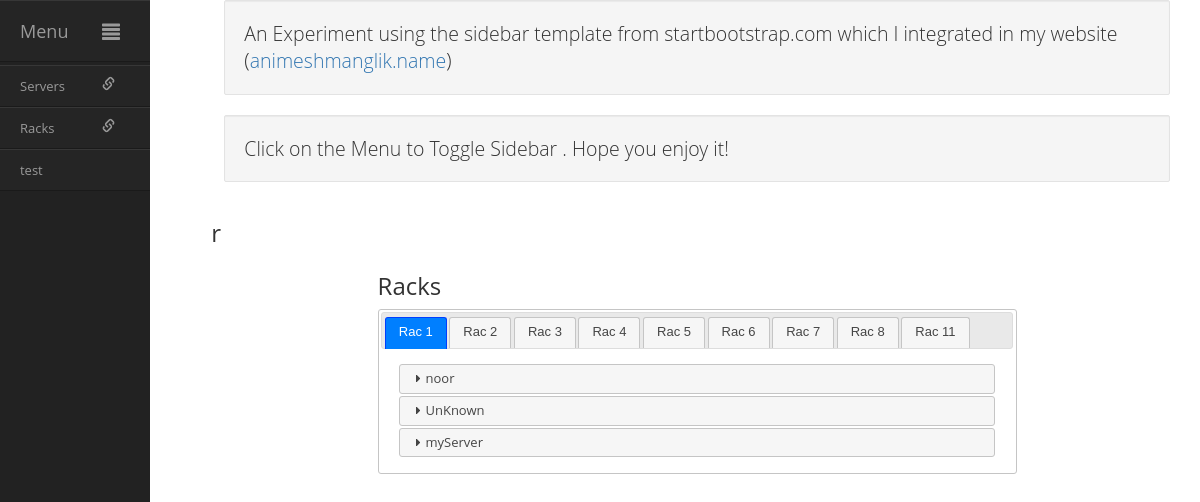
The app's page /index, older data.
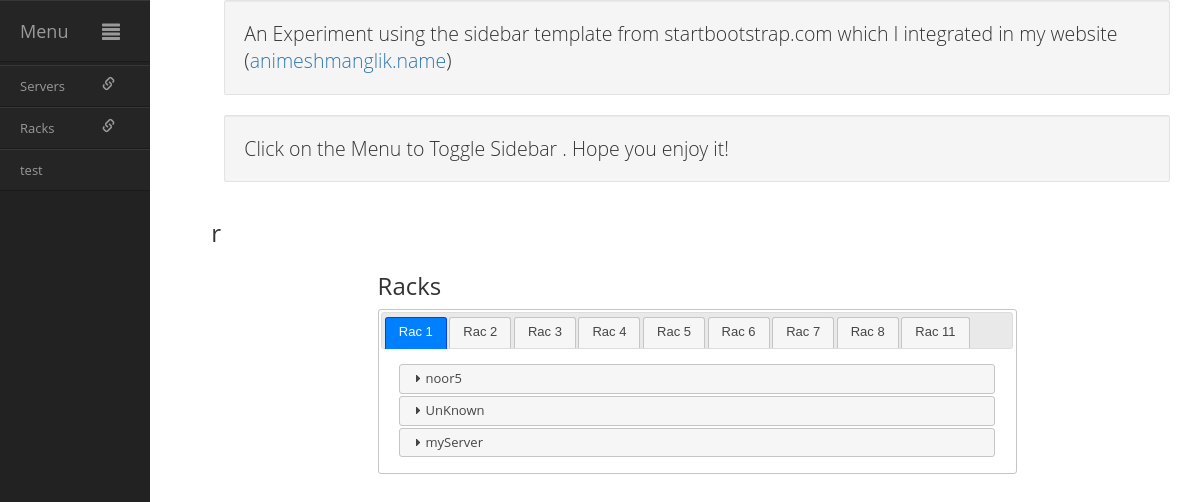
The same page, newer data.
### blogs/models.py (models this page shows, shortened)
class Server(models.Model):
    typeChoices = (
        ('A', 'A'),
        ('B', 'B'),
        ('C', 'C'),
    )
    name=models.CharField(max_length=30,primary_key=True,default='UnKnown',validators=[validate_server])
    Type = models.CharField(max_length=1, choices = typeChoices)
    RAM = models.CharField(max_length=30)
    Core = models.PositiveSmallIntegerField()
    Storage = models.CharField(max_length=30)
    RackNum = models.ForeignKey('Rack', related_name='racs')

### blogs/views.py (the view)
# urls.py: url(r'^index$', 'blogs.views.oldIndexView', name='index'),
def oldIndexView(request):
    RacksObjects=Rack.objects.all()
    RacksNumbers=[]
    RackServers = []
    MacNumbers=Mac.objects.all()
    for R in RacksObjects:
        RackServers.append(Server.objects.filter(RackNum=R.RackNum))
        RacksNumbers.append(R.RackNum)
    RacksNumbers.sort()
    context = {
        'RacksNum': RacksNumbers,
        'Racks':RackServers,
        'MacNumbers':MacNumbers
    }
    return render(request, 'oldIndex.html',context)

### blogs/templates/oldIndex.html (shortened to what this page needs)
<!doctype html>
{% load staticfiles %}
<html lang="en">
<head>
    <link rel="stylesheet" type="text/css" media="screen" href="{% static 'css/bootstrap.min.css' %}">
    <link rel="stylesheet" href="//code.jquery.com/ui/1.12.1/themes/base/jquery-ui.css">
</head>
<body>
    <div class="container">
        <div class="row">
            <div class="col-sm-2">
                <div id="wrapper" class="active">
                    <div id="sidebar-wrapper">
                        <ul id="sidebar_menu" class="sidebar-nav">
                           <li class="sidebar-brand"><a id="menu-toggle" href="#">Menu<span id="main_icon" class="glyphicon glyphicon-align-justify"></span></a></li>
                        </ul>
                        <ul class="sidebar-nav" id="sidebar">
                            <li><a>Servers<span class="sub_icon glyphicon glyphicon-link"></span></a></li>
                            <li><a href="#rac">Racks<span class="sub_icon glyphicon glyphicon-link"></span></a></li>
                            <li><a>test</a></li>
                        </ul>
                    </div>
                </div>
            </div>
            <div class="col-sm-10">
                    <div id="page-content-wrapper" class="row">
                        <div class="page-content inset">
                            <div class="row">
                                <div class="col-md-12">
                                    <p class="well lead">An Experiment using the sidebar template from startbootstrap.com which I integrated in my website (<a href="http://animeshmanglik.name">animeshmanglik.name</a>)</p>
                                    <p class="well lead">Click on the Menu to Toggle Sidebar . Hope you enjoy it!</p>
                                </div>
                            </div>
                        </div>
                      </div>
                <div class="row">
                    <h1 id="rac">r</h1>
                    <div class="row">
                        <div class="col-sm-8 col-sm-offset-2" >
                            <h1>Racks</h1>
                            <div id="tabs">
                                <ul>
                                    {% for RackNum in RacksNum %}
                                        <li><a href="#tab{{RackNum}}">Rac {{RackNum}}</a></li>
                                    {% endfor %}
                                </ul>
                                {% for RackNum in RacksNum %}
                                    <div id="tab{{RackNum}}">
                                        {% for Rack in Racks %}
                                            <div id="accordion" class="accordion">
                                                {% for server in Rack %}
                                                    {% if server.RackNum.RackNum ==  RackNum %}
                                                        <h3>{{server.name}}</h3>
                                                    {% endif %}
                                                {% endfor %}
                                            </div>
                                        {% endfor %}
                                    </div>
                                 {% endfor %}
                                </div>
                        </div>
                    </div>
                </div>
            </div>
        </div>
    </div>

### blogs/templates/oldIndex.html (style rules this page uses)
body { width:100%; height:100% }
#sidebar-wrapper { margin-left: -150px; left: 70px; width: 150px; background: #222; position: fixed; height: 100%; z-index: 10000; transition: all .4s ease 0s; }
.sidebar-nav { display: block; float: left; width: 150px; list-style: none; margin: 0; padding: 0; }
#page-content-wrapper { padding-left: 0; margin-left: 0; width: 100%; height: auto; }
#wrapper.active { padding-left: 150px; }
#wrapper.active #sidebar-wrapper { left: 150px; }
#page-content-wrapper { width: 100%; }
#sidebar_menu li a, .sidebar-nav li a { color: #999; display: block; float: left; text-decoration: none; width: 150px; background: #252525; border-top: 1px solid #373737; border-bottom: 1px solid #1A1A1A; -webkit-transition: background .5s; -moz-transition: background .5s; -o-transition: background .5s; -ms-transition: background .5s; transition: background .5s; }
.sidebar-nav li { line-height: 40px; text-indent: 20px; }
.sidebar-nav li a { color: #999999; display: block; text-decoration: none; }
.sidebar-nav > .sidebar-brand { height: 65px; line-height: 60px; font-size: 18px; }
.sidebar-nav > .sidebar-brand a { color: #999999; }
#main_icon { float:right; padding-right: 30px; padding-top:20px; }
.sub_icon { float:right; padding-right: 35px; padding-top:10px; }

Row changes from the older to the newer data that the page shows:
removed Server: name "noor"
added Server: name "noor5"
